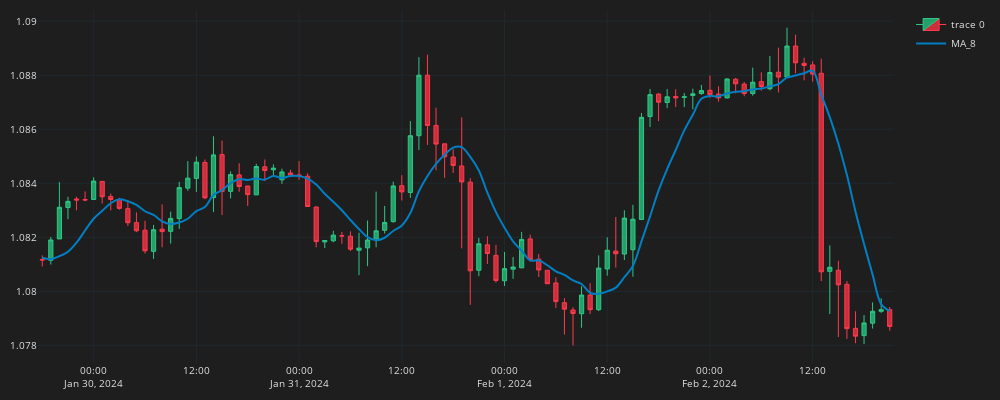

This figure's notebook cell:
### Code cell
fig = go.Figure()
fig.add_trace(go.Candlestick(
    x=df_plot.time, open=df_plot.mid_o, high=df_plot.mid_h, low=df_plot.mid_l, close=df_plot.mid_c,
    line=dict(width=1), opacity=1,
    increasing_fillcolor='#24A06B',
    decreasing_fillcolor="#CC2E3C",
    increasing_line_color='#2EC886',  
    decreasing_line_color='#FF3A4C'
))
fig.add_trace(go.Scatter(x=df_plot.time, 
    y=df_plot.MA_8,
    line=dict(color="#027FC3", width=2),
    line_shape='spline',
    name='MA_8'
    ))
fig.update_layout(width=1000,height=400,
    margin=dict(l=10,r=10,b=10,t=10),
    font=dict(size=10,color="#e1e1e1"),
    paper_bgcolor="#1e1e1e",
    plot_bgcolor="#1e1e1e")
fig.update_xaxes(
    gridcolor="#1f292f",
    showgrid=True,fixedrange=True,rangeslider=dict(visible=False)
)
fig.update_yaxes(
    gridcolor="#1f292f",
    showgrid=True
)
fig.show()
